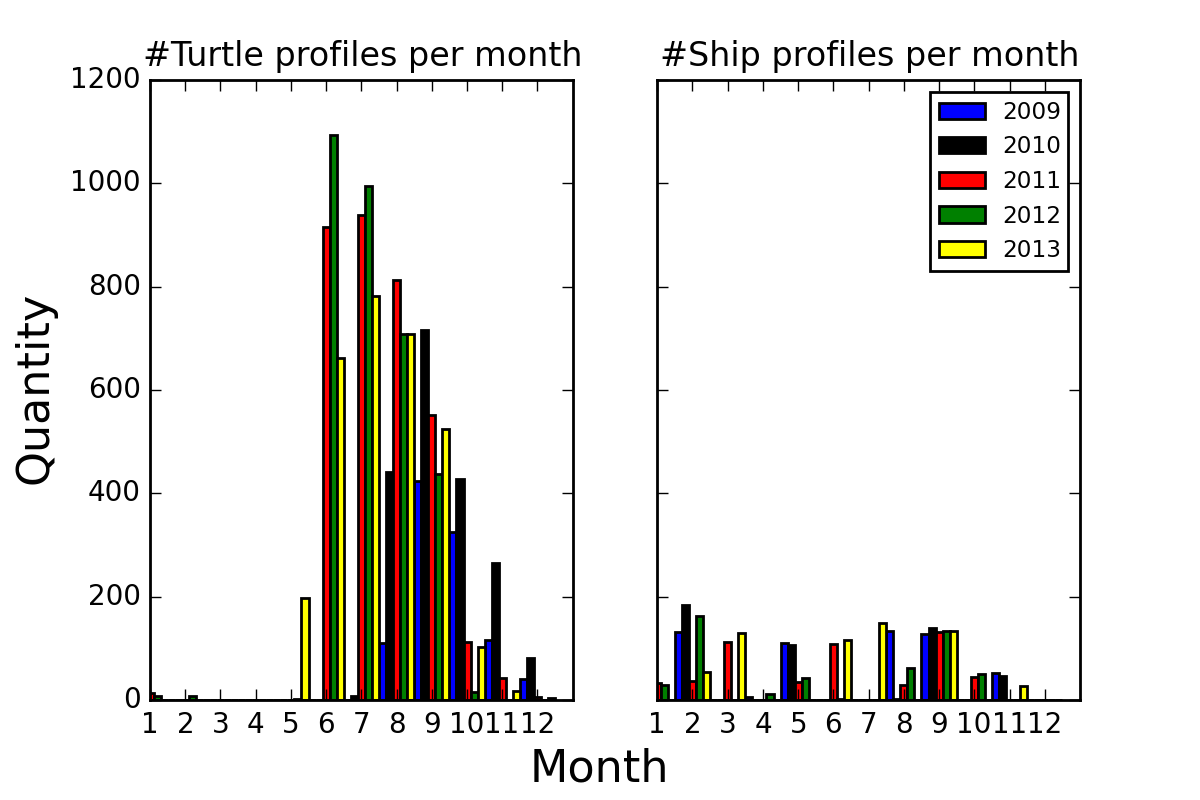

Source code (Python):
 # -*- coding: utf-8 -*-
"""
'plot number of profiles of  turtle and ship in each month'
Created on Tue Feb  3 09:07:00 2015
@author: zhaobin
some modifications by JiM in Jan 2016
where I added #CTD profiles as well
some some modifications by yifan in july 2017
"""
import pandas as pd
import numpy as np
import matplotlib.pyplot as plt
from turtleModule import str2ndlist,np_datetime
####################################################
obsData=pd.read_csv('ctdWithModTempByDepth.csv') # this is actually the turtle data
tf_index=np.where(obsData['TF'].notnull())[0] # finds index of good data
obsTime = pd.Series(np_datetime(obsData['END_DATE'][tf_index]), index=tf_index) # makes Pandas Series
turtle_ids = pd.Series(obsData['PTT'])
Num=[]
num=[[[],[],[],[],[],[],[],[],[],[],[],[]],[[],[],[],[],[],[],[],[],[],[],[],[]],[[],[],[],[],[],[],[],[],[],[],[],[]],[[],[],[],[],[],[],[],[],[],[],[],[]],[[],[],[],[],[],[],[],[],[],[],[],[]]]
#num is 5*12,5 is 5 years,12 is 12 months
for i in range(5):    # 2009~2013,5 years
    Num.append([0]*12)    #12 months
for i in tf_index: # loop through all the profiles
    for j in range(5): # loop through all the years
        if obsTime[i].year==2009+j: # for this year
            for q in range(12):
                if obsTime[i].month==q+1: # if in this month
                    Num[j][q]+=1 # keep track of how many in this month and this year
                    num[j][q].append(i) # adds the index for this month and this year
for i in range(len(num)):
    for j in range(len(num[i])):
        num[i][j]=len(turtle_ids[num[i][j]].unique()) # this is only needed for the 2nd figure w/#of turtles

width=0.2
color=['blue','black','red','green','yellow']

# now plot the number of turtle  profiles per month on one panel and CTD profiles on another
f, (ax1, ax2) = plt.subplots(1, 2, sharey=True)

for i in range(5):
    ax1.bar(np.arange(1,13)+width*(i-2),Num[i],align="center",width=width,color=color[i] ,label=str(i+2009))
#ax1.legend(loc='best')
ax1.set_xlim([1,13]) 
ax1.set_xticks(range(1,13))
#ax1.set_yticklabels(fontsize=18)
#ax1.set_xlabel('Month',fontsize=20)
ax1.set_ylabel('Quantity',fontsize=16)
ax1.tick_params(labelsize=10)
ax1.set_title('#Turtle profiles per month',fontsize=12)

# now plot the number of CTD profiles per month
fin=open('count_casts_by_latlon.lst','r') # this is the output of an sql program of the same name
lines=fin.readlines()
y=-1
numctd=[[[],[],[],[],[],[],[],[],[],[],[],[]],[[],[],[],[],[],[],[],[],[],[],[],[]],[[],[],[],[],[],[],[],[],[],[],[],[]],[[],[],[],[],[],[],[],[],[],[],[],[]],[[],[],[],[],[],[],[],[],[],[],[],[]]]
for m in range(len(lines)-1): # loop through the whole file one line at a time
     if  len(lines[m])>1:
          if lines[m][0]=='S': # means start of a month
               y=y+1
               for k in range(12):
                 numctd[y][k]=int(lines[m+k*2+1]) # counts the number of CTD in this year and this month
#fig=plt.figure()
for i in range(5):
    ax2.bar(np.arange(1,13)+width*(i-2),numctd[i],align="center",width=width,color=color[i] ,label=str(i+2009))
ax2.legend(loc='best',fontsize='small')
ax2.set_xlim([1,13]) 
ax2.set_xticks(range(1,13))
#ax2.yticks(fontsize=18)
#ax2.set_xlabel('Month',fontsize=20)
f.text(0.5,0.04,'Month',ha='center', va='center',fontsize=16)
#f.text(0.06,0.5,'Month',ha='center', va='center',rotation='vertical',fontsize=16)
ax2.tick_params(labelsize=10)
#ax2.ylabel('Quantity',fontsize=20)
ax2.set_title('#Ship profiles per month',fontsize=12)
plt.savefig('thenumberofprofiles_turtleVSship_permonth.png',dpi=200)#/net/pubweb_html/epd/ocean/MainPage/turtle/
'''
# now plot the number of turtles per month
fig = plt.figure()
for i in range(5):
    plt.bar(np.arange(1,13)+width*(i-2),num[i],align="center",width=width,color=color[i] ,label=str(i+2009))
plt.legend(loc='best')
plt.xlim([0,13]) 
plt.xticks(range(13),fontsize=18)
plt.yticks(fontsize=18)
plt.xlabel('month',fontsize=20)
plt.ylabel('quantity',fontsize=20)
plt.title('Number of turtle',fontsize=20)
plt.show()
'''
